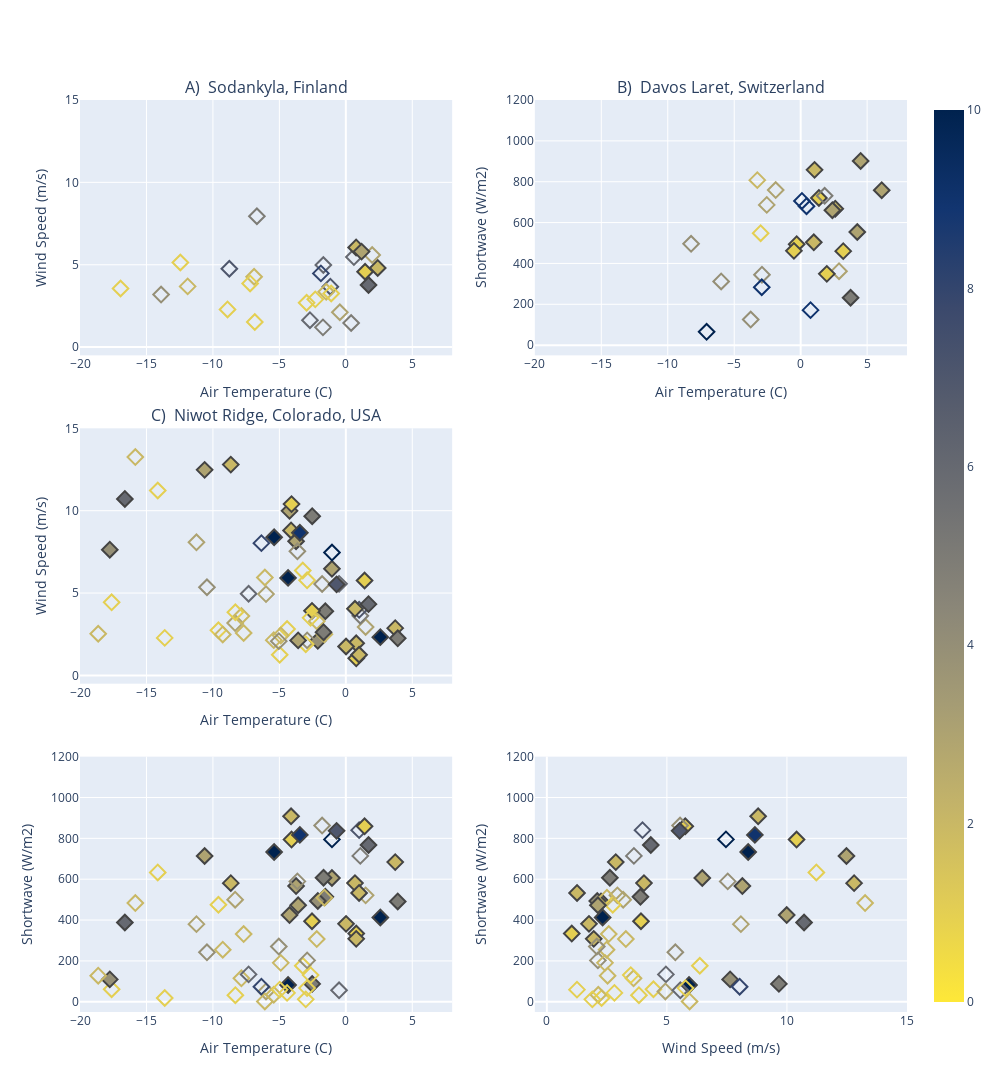

Notebook code for this chart:
### Code cell
fig = make_subplots(rows=3, cols=2, 
                    subplot_titles=(namesod, namelaret, nameniwot), 
                    shared_xaxes=False, shared_yaxes=False, 
                    vertical_spacing=0.08, horizontal_spacing=0.1,
)

linewidth = 2
markersize = 12
colorbar = 'cividis_r'
cmin = 0 
cmax = 10

# Sodankyla (only temp x wind)
fig.add_trace(
    go.Scatter(
        x = sod_events['temp'],
        y = sod_events['windspeed'],
        mode='markers',
        marker=dict(
        size=markersize,
        color=sod_events['count'], 
        colorscale=colorbar, 
        symbol=sod_events['TypeSymbol'],
        showscale=True,
        cmin=cmin, cmax=cmax,
        line=dict(width=linewidth),
        )
    ), row=1, col=1
)

fig.update_xaxes(title_text = nametemp, range=[-20,8], row=1, col=1) 
fig.update_yaxes(title_text = namewind, range=[-.5,15], row=1, col=1) 

# Davos, Laret (only temp x sw)
fig.add_trace(
    go.Scatter(
        x = opn_events['temp'],
        y = opn_events['shortwave'],
        mode='markers',
        marker=dict(
        size=markersize,
        color=opn_events['count'], 
        colorscale=colorbar, 
        symbol=opn_events['TypeSymbol'],
        showscale=False,
        cmin=cmin, cmax=cmax,
        line=dict(width=linewidth),
        )
    ), row=1, col=2
)

fig.update_xaxes(title_text = nametemp, range=[-20,8], row=1, col=2) 
fig.update_yaxes(title_text = nameSW, range=[-50,1200], row=1, col=2)


# Niwot, full scatter matrix 
fig.add_trace(
    go.Scatter(
        x = niw_events['temp'],
        y = niw_events['windspeed'],
        mode='markers',
        marker=dict(
        size=markersize,
        color=niw_events['count'], 
        colorscale=colorbar, 
        symbol=niw_events['TypeSymbol'],
        showscale=False,
        cmin=cmin, cmax=cmax,
        line=dict(width=linewidth),
        )
    ), row=2, col=1
)

fig.update_xaxes(title_text = nametemp, range=[-20,8], row=2, col=1) 
fig.update_yaxes(title_text = namewind, range=[-.5,15], row=2, col=1) 

fig.add_trace(
    go.Scatter(
        x = niw_events['temp'],
        y = niw_events['shortwave'],
        mode='markers',
        marker=dict(
        size=markersize,
        color=niw_events['count'], 
        colorscale=colorbar, 
        symbol=niw_events['TypeSymbol'],
        showscale=False,
        cmin=cmin, cmax=cmax,
        line=dict(width=linewidth),
        )
    ), row=3, col=1
)

fig.update_xaxes(title_text = nametemp, range=[-20,8], row=3, col=1) 
fig.update_yaxes(title_text = nameSW, range=[-50,1200], row=3, col=1)

fig.add_trace(
    go.Scatter(
        x = niw_events['windspeed'],
        y = niw_events['shortwave'],
        mode='markers',
        marker=dict(
        size=markersize,
        color=niw_events['count'], 
        colorscale=colorbar, 
        symbol=niw_events['TypeSymbol'],
        showscale=False,
        cmin=cmin, cmax=cmax,
        line=dict(width=linewidth),
        )
    ), row=3, col=2
)

# Update labels and titles 

# this works but it looks weird.. so removing for now (and it somehow removes the plot titles, weird)
# fig.update_layout(
#     annotations=[
#         dict(
#             text="duration of unloading event (hours)",
#             font_size=18,
#             font_family='arial',
#             # font_color='black',
#             textangle=90,
#             showarrow=True,
#             xref="paper",
#             yref="paper",
#             x=1.1,
#             y=0.5,
#         )
#     ]
# )

fig.update_xaxes(title_text = namewind, range=[-.5,15], row=3, col=2) 
fig.update_yaxes(title_text = nameSW, range=[-50,1200], row=3, col=2)

fig.update_layout(title='', width=1000, height=1200, showlegend=False)



fig.show()

### Figure 1 — Plotly figure (JSON) as saved in the notebook; plotly's stock layout.template omitted (floating-point values rounded to 4 significant figures)
{"data": [{"marker": {"cmax": 10, "cmin": 0, "color": [3, 2, 5, 1, 6, 2, 1, 1, 5, 2, 4, 1, 1, 6, 1, 7, 6, 3, 5, 1, 7, 8, 2, 6, 1, 1, 2, 3], "colorscale": [[0, "#fee838"], [0.1111, "#e1cc55"], [0.2222, "#c3b369"], [0.3333, "#a59c74"], [0.4444, "#8a8678"], [0.5556, "#707173"], [0.6667, "#575d6d"], [0.7778, "#3b496c"], [0.8889, "#123570"], [1, "#00224e"]], "line": {"width": 2}, "showscale": true, "size": 12, "symbol": [102, 2, 102, 102, 102, 102, 102, 102, 102, 102, 102, 102, 102, 102, 102, 102, 102, 102, 102, 102, 102, 102, 102, 2, 2, 102, 2, 2]}, "mode": "markers", "type": "scatter", "x": [-0.45, 2.4, -1.72, -6.85, -1.692, -6.9, -7.2, -12.45, -6.69, -11.9, -13.9, -8.9, -16.95, -2.7, -2.95, -8.764, 0.6083, 1.983, 0.4, -2.3, -1.164, -1.875, -1.475, 1.708, 1.45, -1.1, 0.775, 1.183], "xaxis": "x", "y": [2.119, 4.805, 1.2, 1.526, 4.983, 4.271, 3.865, 5.136, 7.943, 3.687, 3.191, 2.288, 3.559, 1.636, 2.695, 4.758, 5.466, 5.593, 1.464, 2.898, 3.668, 4.475, 3.356, 3.771, 4.577, 3.254, 6.051, 5.797], "yaxis": "y"}, {"marker": {"cmax": 10, "cmin": 0, "color": [4, 1, 3, 5, 1, 2, 1, 1, 3, 4, 2, 3, 9, 5, 3, 4, 12, 9, 3, 3, 4, 9, 2, 1, 2, 1, 9, 3], "colorscale": [[0, "#fee838"], [0.1111, "#e1cc55"], [0.2222, "#c3b369"], [0.3333, "#a59c74"], [0.4444, "#8a8678"], [0.5556, "#707173"], [0.6667, "#575d6d"], [0.7778, "#3b496c"], [0.8889, "#123570"], [1, "#00224e"]], "line": {"width": 2}, "showscale": false, "size": 12, "symbol": [102, 102, 102, 2, 2, 2, 2, 2, 2, 102, 102, 102, 102, 102, 2, 102, 102, 102, 2, 102, 102, 102, 2, 2, 2, 2, 102, 2]}, "mode": "markers", "type": "scatter", "x": [-8.245, -3.012, 2.885, 3.756, 1.966, 2.603, 1.371, -0.3, 2.386, -2.912, -3.262, -2.551, -2.929, 1.803, 6.098, -5.982, -7.076, 0.439, 4.259, -1.879, -3.758, 0.09519, 1.045, -0.5076, 0.987, 3.204, 0.7425, 4.512], "xaxis": "x2", "y": [496.0, 548.1, 362.1, 231.9, 348.9, 668.1, 720.7, 494.2, 660.4, 345.0, 807.7, 686.5, 283.5, 731.1, 758.6, 312.0, 65.26, 680.2, 553.9, 759.1, 125.3, 706.0, 858.0, 461.6, 503.3, 460.2, 171.3, 901.8], "yaxis": "y2"}, {"marker": {"cmax": 10, "cmin": 0, "color": [5, 2, 1, 1, 3, 2, 2, 1, 3, 5, 6, 13, 4, 1, 3, 2, 6, 6, 8, 2, 3, 5, 3, 1, 1, 3, 1, 1, 2, 1, 4, 3, 4, 2, 2, 5, 2, 4, 7, 2, 2, 10, 1, 1, 4, 5, 3, 1, 4, 2, 9, 1, 2, 3, 2, 2, 1, 1, 2, 4, 11, 10, 6, 7, 2], "colorscale": [[0, "#fee838"], [0.1111, "#e1cc55"], [0.2222, "#c3b369"], [0.3333, "#a59c74"], [0.4444, "#8a8678"], [0.5556, "#707173"], [0.6667, "#575d6d"], [0.7778, "#3b496c"], [0.8889, "#123570"], [1, "#00224e"]], "line": {"width": 2}, "showscale": false, "size": 12, "symbol": [2, 2, 2, 2, 102, 2, 102, 102, 102, 2, 102, 2, 2, 102, 102, 102, 2, 102, 102, 102, 102, 2, 2, 102, 102, 2, 102, 102, 102, 102, 102, 2, 2, 102, 102, 102, 102, 102, 102, 2, 102, 2, 2, 2, 102, 2, 2, 102, 102, 102, 2, 102, 2, 2, 2, 2, 102, 102, 102, 102, 102, 2, 2, 2, 2]}, "mode": "markers", "type": "scatter", "x": [-1.543, 3.717, -2.545, 0.783, -8.328, -8.655, -7.857, -17.62, -11.24, -2.53, -7.315, -4.344, -17.76, -8.31, -6.005, -18.63, -16.62, -0.5085, -6.351, -6.093, 1.491, 3.906, -1.045, -3.24, -2.915, -4.235, -9.585, -13.62, -15.84, -14.15, -10.45, -10.62, -2.109, -1.613, -2.188, 1.088, -5.42, -2.909, 1.003, -4.12, -7.688, -5.394, -4.085, 1.41, -1.784, -1.677, -3.743, -3.015, -3.644, -9.26, -3.459, -2.65, 0.6883, -3.587, 0.7817, 0.9988, -4.42, -4.975, -4.895, -5.043, -1.041, 2.596, 1.707, -0.6947, 0.0165], "xaxis": "x3", "y": [3.898, 2.87, 3.92, 1.038, 3.178, 12.8, 3.61, 4.44, 8.082, 9.666, 4.959, 5.922, 7.633, 3.835, 4.937, 2.53, 10.71, 5.559, 8.029, 5.945, 2.938, 2.255, 6.473, 6.37, 5.775, 9.99, 2.745, 2.28, 13.26, 11.22, 5.351, 12.48, 2.099, 2.502, 3.29, 3.626, 2.143, 2.126, 3.984, 8.8, 2.578, 8.386, 10.4, 5.765, 5.549, 2.624, 8.143, 1.895, 7.534, 2.487, 8.665, 3.495, 4.045, 2.127, 1.952, 1.257, 2.815, 1.255, 2.42, 2.081, 7.46, 2.324, 4.328, 5.53, 1.755], "yaxis": "y3"}, {"marker": {"cmax": 10, "cmin": 0, "color": [5, 2, 1, 1, 3, 2, 2, 1, 3, 5, 6, 13, 4, 1, 3, 2, 6, 6, 8, 2, 3, 5, 3, 1, 1, 3, 1, 1, 2, 1, 4, 3, 4, 2, 2, 5, 2, 4, 7, 2, 2, 10, 1, 1, 4, 5, 3, 1, 4, 2, 9, 1, 2, 3, 2, 2, 1, 1, 2, 4, 11, 10, 6, 7, 2], "colorscale": [[0, "#fee838"], [0.1111, "#e1cc55"], [0.2222, "#c3b369"], [0.3333, "#a59c74"], [0.4444, "#8a8678"], [0.5556, "#707173"], [0.6667, "#575d6d"], [0.7778, "#3b496c"], [0.8889, "#123570"], [1, "#00224e"]], "line": {"width": 2}, "showscale": false, "size": 12, "symbol": [2, 2, 2, 2, 102, 2, 102, 102, 102, 2, 102, 2, 2, 102, 102, 102, 2, 102, 102, 102, 102, 2, 2, 102, 102, 2, 102, 102, 102, 102, 102, 2, 2, 102, 102, 102, 102, 102, 102, 2, 102, 2, 2, 2, 102, 2, 2, 102, 102, 102, 2, 102, 2, 2, 2, 2, 102, 102, 102, 102, 102, 2, 2, 2, 2]}, "mode": "markers", "type": "scatter", "x": [-1.543, 3.717, -2.545, 0.783, -8.328, -8.655, -7.857, -17.62, -11.24, -2.53, -7.315, -4.344, -17.76, -8.31, -6.005, -18.63, -16.62, -0.5085, -6.351, -6.093, 1.491, 3.906, -1.045, -3.24, -2.915, -4.235, -9.585, -13.62, -15.84, -14.15, -10.45, -10.62, -2.109, -1.613, -2.188, 1.088, -5.42, -2.909, 1.003, -4.12, -7.688, -5.394, -4.085, 1.41, -1.784, -1.677, -3.743, -3.015, -3.644, -9.26, -3.459, -2.65, 0.6883, -3.587, 0.7817, 0.9988, -4.42, -4.975, -4.895, -5.043, -1.041, 2.596, 1.707, -0.6947, 0.0165], "xaxis": "x5", "y": [514.0, 683.8, 394.1, 333.9, 499.7, 580.7, 114.9, 61.2, 380.1, 87.56, 134.0, 82.43, 109.5, 32.29, 50.53, 127.7, 388.2, 56.06, 73.9, 1.618, 521.0, 491.2, 605.9, 176.2, 66.88, 424.4, 475.0, 18.45, 483.2, 633.3, 242.1, 713.6, 493.2, 509.6, 306.9, 714.1, 34.32, 202.6, 840.2, 908.0, 331.6, 733.1, 794.2, 859.0, 862.5, 607.3, 566.6, 11.81, 589.2, 255.0, 816.8, 130.5, 580.9, 472.5, 308.1, 532.8, 43.59, 59.34, 190.6, 270.4, 794.9, 412.8, 767.4, 836.7, 381.5], "yaxis": "y5"}, {"marker": {"cmax": 10, "cmin": 0, "color": [5, 2, 1, 1, 3, 2, 2, 1, 3, 5, 6, 13, 4, 1, 3, 2, 6, 6, 8, 2, 3, 5, 3, 1, 1, 3, 1, 1, 2, 1, 4, 3, 4, 2, 2, 5, 2, 4, 7, 2, 2, 10, 1, 1, 4, 5, 3, 1, 4, 2, 9, 1, 2, 3, 2, 2, 1, 1, 2, 4, 11, 10, 6, 7, 2], "colorscale": [[0, "#fee838"], [0.1111, "#e1cc55"], [0.2222, "#c3b369"], [0.3333, "#a59c74"], [0.4444, "#8a8678"], [0.5556, "#707173"], [0.6667, "#575d6d"], [0.7778, "#3b496c"], [0.8889, "#123570"], [1, "#00224e"]], "line": {"width": 2}, "showscale": false, "size": 12, "symbol": [2, 2, 2, 2, 102, 2, 102, 102, 102, 2, 102, 2, 2, 102, 102, 102, 2, 102, 102, 102, 102, 2, 2, 102, 102, 2, 102, 102, 102, 102, 102, 2, 2, 102, 102, 102, 102, 102, 102, 2, 102, 2, 2, 2, 102, 2, 2, 102, 102, 102, 2, 102, 2, 2, 2, 2, 102, 102, 102, 102, 102, 2, 2, 2, 2]}, "mode": "markers", "type": "scatter", "x": [3.898, 2.87, 3.92, 1.038, 3.178, 12.8, 3.61, 4.44, 8.082, 9.666, 4.959, 5.922, 7.633, 3.835, 4.937, 2.53, 10.71, 5.559, 8.029, 5.945, 2.938, 2.255, 6.473, 6.37, 5.775, 9.99, 2.745, 2.28, 13.26, 11.22, 5.351, 12.48, 2.099, 2.502, 3.29, 3.626, 2.143, 2.126, 3.984, 8.8, 2.578, 8.386, 10.4, 5.765, 5.549, 2.624, 8.143, 1.895, 7.534, 2.487, 8.665, 3.495, 4.045, 2.127, 1.952, 1.257, 2.815, 1.255, 2.42, 2.081, 7.46, 2.324, 4.328, 5.53, 1.755], "xaxis": "x6", "y": [514.0, 683.8, 394.1, 333.9, 499.7, 580.7, 114.9, 61.2, 380.1, 87.56, 134.0, 82.43, 109.5, 32.29, 50.53, 127.7, 388.2, 56.06, 73.9, 1.618, 521.0, 491.2, 605.9, 176.2, 66.88, 424.4, 475.0, 18.45, 483.2, 633.3, 242.1, 713.6, 493.2, 509.6, 306.9, 714.1, 34.32, 202.6, 840.2, 908.0, 331.6, 733.1, 794.2, 859.0, 862.5, 607.3, 566.6, 11.81, 589.2, 255.0, 816.8, 130.5, 580.9, 472.5, 308.1, 532.8, 43.59, 59.34, 190.6, 270.4, 794.9, 412.8, 767.4, 836.7, 381.5], "yaxis": "y6"}], "layout": {"annotations": [{"font": {"size": 16}, "showarrow": false, "text": "A)  Sodankyla, Finland", "x": 0.225, "xanchor": "center", "xref": "paper", "y": 1, "yanchor": "bottom", "yref": "paper"}, {"font": {"size": 16}, "showarrow": false, "text": "B)  Davos Laret, Switzerland", "x": 0.775, "xanchor": "center", "xref": "paper", "y": 1, "yanchor": "bottom", "yref": "paper"}, {"font": {"size": 16}, "showarrow": false, "text": "C)  Niwot Ridge, Colorado, USA", "x": 0.225, "xanchor": "center", "xref": "paper", "y": 0.64, "yanchor": "bottom", "yref": "paper"}], "height": 1200, "showlegend": false, "title": {"text": ""}, "width": 1000, "xaxis": {"anchor": "y", "domain": [0, 0.45], "range": [-20, 8], "title": {"text": "Air Temperature (C)"}}, "xaxis2": {"anchor": "y2", "domain": [0.55, 1], "range": [-20, 8], "title": {"text": "Air Temperature (C)"}}, "xaxis3": {"anchor": "y3", "domain": [0, 0.45], "range": [-20, 8], "title": {"text": "Air Temperature (C)"}}, "xaxis4": {"anchor": "y4", "domain": [0.55, 1]}, "xaxis5": {"anchor": "y5", "domain": [0, 0.45], "range": [-20, 8], "title": {"text": "Air Temperature (C)"}}, "xaxis6": {"anchor": "y6", "domain": [0.55, 1], "range": [-0.5, 15], "title": {"text": "Wind Speed (m/s)"}}, "yaxis": {"anchor": "x", "domain": [0.72, 1], "range": [-0.5, 15], "title": {"text": "Wind Speed (m/s)"}}, "yaxis2": {"anchor": "x2", "domain": [0.72, 1], "range": [-50, 1200], "title": {"text": "Shortwave (W/m2)"}}, "yaxis3": {"anchor": "x3", "domain": [0.36, 0.64], "range": [-0.5, 15], "title": {"text": "Wind Speed (m/s)"}}, "yaxis4": {"anchor": "x4", "domain": [0.36, 0.64]}, "yaxis5": {"anchor": "x5", "domain": [0, 0.28], "range": [-50, 1200], "title": {"text": "Shortwave (W/m2)"}}, "yaxis6": {"anchor": "x6", "domain": [0, 0.28], "range": [-50, 1200], "title": {"text": "Shortwave (W/m2)"}}}}
